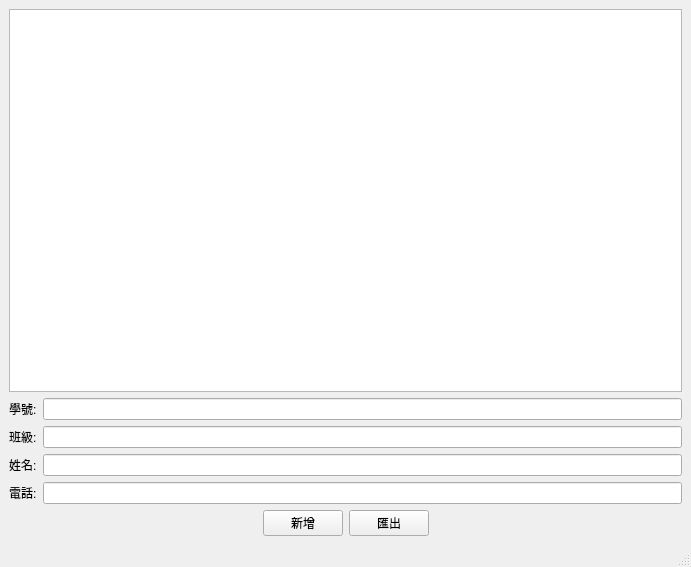
<?xml version="1.0" encoding="UTF-8"?>
<ui version="4.0">
 <class>MyWidget</class>
 <widget class="QMainWindow" name="MyWidget">
  <property name="geometry">
   <rect>
    <x>0</x>
    <y>0</y>
    <width>691</width>
    <height>567</height>
   </rect>
  </property>
  <property name="windowTitle">
   <string>MyWidget</string>
  </property>
  <widget class="QWidget" name="centralwidget">
   <layout class="QGridLayout" name="gridLayout">
    <item row="0" column="0">
     <layout class="QVBoxLayout" name="verticalLayout">
      <item>
       <widget class="QTableWidget" name="book"/>
      </item>
      <item>
       <layout class="QFormLayout" name="formLayout">
        <item row="0" column="0">
         <widget class="QLabel" name="label_1">
          <property name="text">
           <string>學號:</string>
          </property>
         </widget>
        </item>
        <item row="0" column="1">
         <widget class="QLineEdit" name="lineEdit_1"/>
        </item>
        <item row="1" column="0">
         <widget class="QLabel" name="label_2">
          <property name="text">
           <string>班級:</string>
          </property>
         </widget>
        </item>
        <item row="1" column="1">
         <widget class="QLineEdit" name="lineEdit_2"/>
        </item>
        <item row="2" column="0">
         <widget class="QLabel" name="label_3">
          <property name="text">
           <string>姓名:</string>
          </property>
         </widget>
        </item>
        <item row="2" column="1">
         <widget class="QLineEdit" name="lineEdit_3"/>
        </item>
        <item row="3" column="0">
         <widget class="QLabel" name="label_4">
          <property name="text">
           <string>電話:</string>
          </property>
         </widget>
        </item>
        <item row="3" column="1">
         <widget class="QLineEdit" name="lineEdit_4"/>
        </item>
       </layout>
      </item>
      <item>
       <layout class="QHBoxLayout" name="horizontalLayout">
        <item>
         <spacer name="horizontalSpacer">
          <property name="orientation">
           <enum>Qt::Orientation::Horizontal</enum>
          </property>
          <property name="sizeHint" stdset="0">
           <size>
            <width>40</width>
            <height>20</height>
           </size>
          </property>
         </spacer>
        </item>
        <item>
         <widget class="QPushButton" name="insertButton">
          <property name="text">
           <string>新增</string>
          </property>
         </widget>
        </item>
        <item>
         <widget class="QPushButton" name="exportButton">
          <property name="text">
           <string>匯出</string>
          </property>
         </widget>
        </item>
        <item>
         <spacer name="horizontalSpacer_2">
          <property name="orientation">
           <enum>Qt::Orientation::Horizontal</enum>
          </property>
          <property name="sizeHint" stdset="0">
           <size>
            <width>40</width>
            <height>20</height>
           </size>
          </property>
         </spacer>
        </item>
       </layout>
      </item>
     </layout>
    </item>
   </layout>
  </widget>
  <widget class="QMenuBar" name="menubar">
   <property name="geometry">
    <rect>
     <x>0</x>
     <y>0</y>
     <width>691</width>
     <height>21</height>
    </rect>
   </property>
  </widget>
  <widget class="QStatusBar" name="statusbar"/>
 </widget>
 <resources/>
 <connections/>
</ui>
